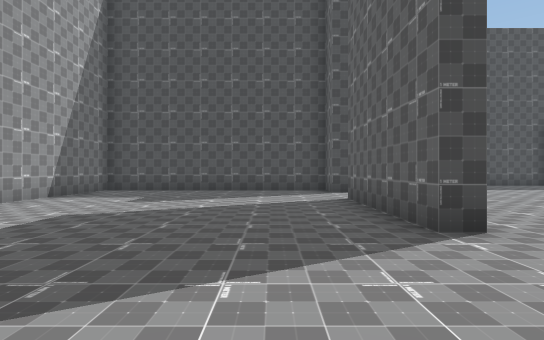
[1] (above)

16 first-person views from a walk through a Unity game level. The camera is 1.3 m above the floor, looks level and sees 80° across. The floor is counted in squares, 2 m on a side. Each view is taken from the middle of a square. On the plan, view 1 faces up. The plan holds only what a view shows up to about 10 squares ahead; the rest is blank. The place goes on beyond the plan. The player character is not drawn.

[2]
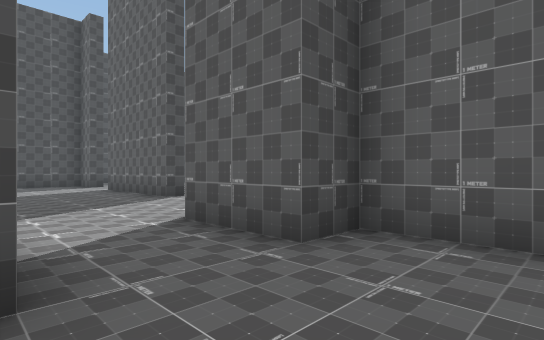

[3]
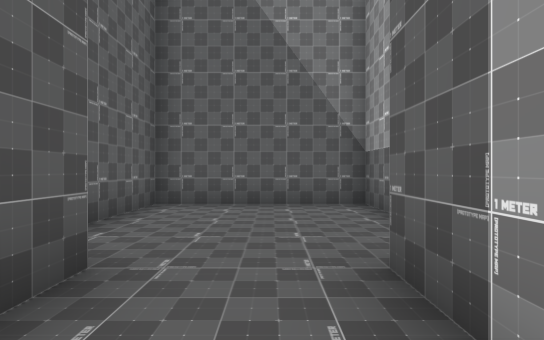

[4]
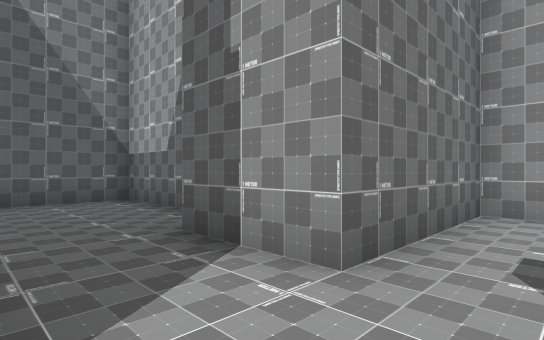

[5]
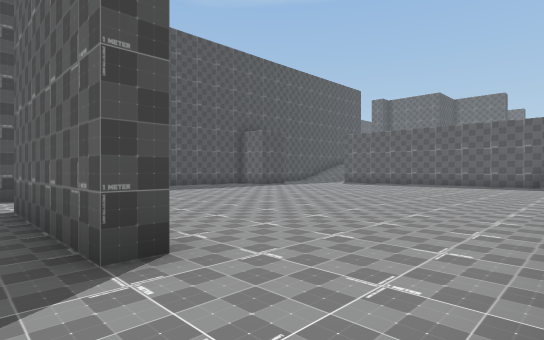

[6]
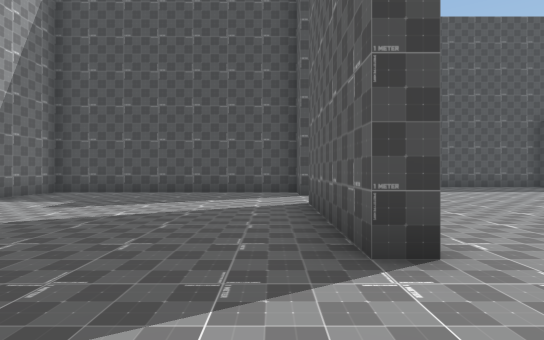

[7]
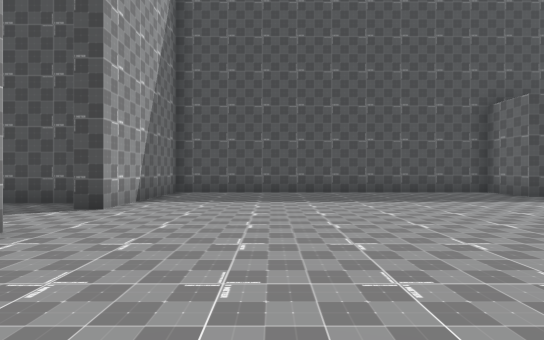

[8]
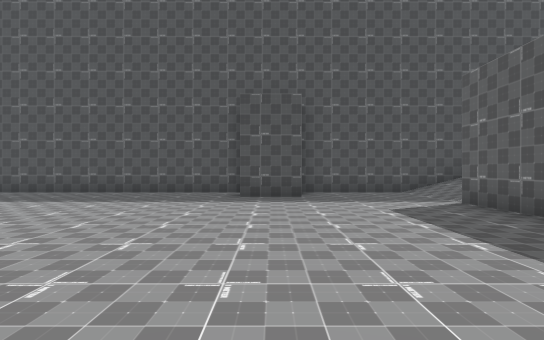

[9]
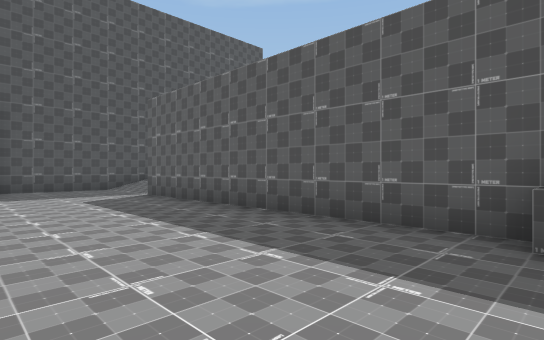

[10]
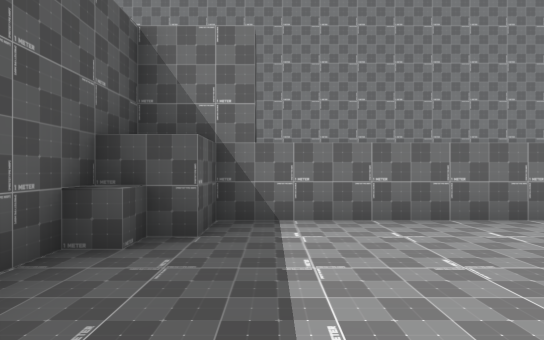

[11]
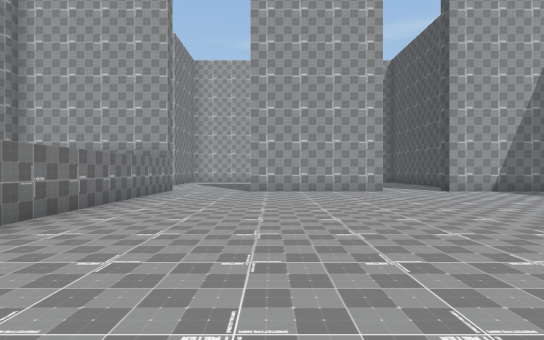

[12]
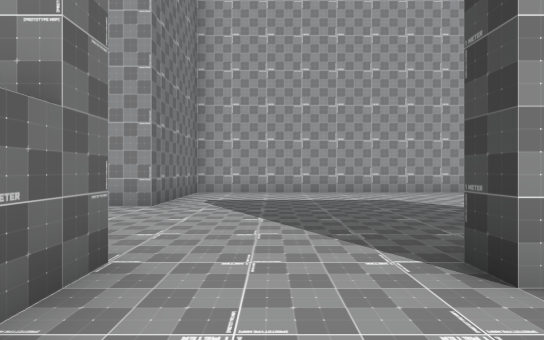

[13]
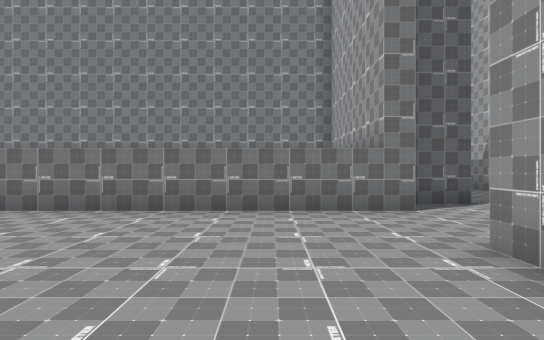

[14]
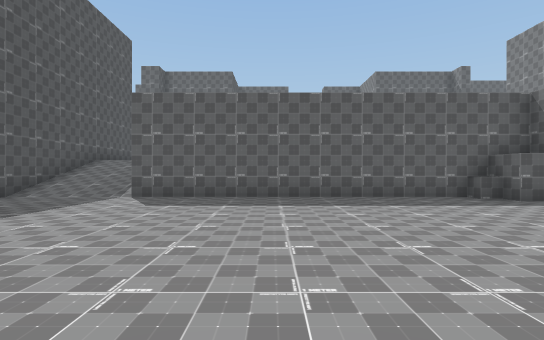

[15]
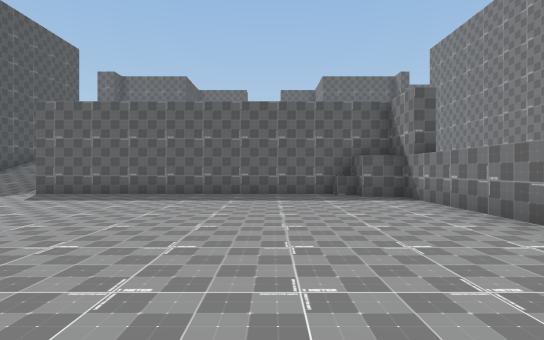

[16]
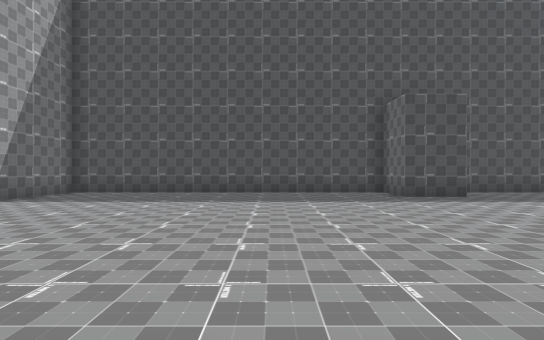

### Floor plan
Key: @ floor where view 1 was taken; # wall or solid block; . floor; / step, stairs or slope; v drop or lower ground.
Columns run from 6 left of view 1 to 18 right of it. Each row starts with its distance up from view 1.
 14         #################
 13         #.........#...///
 12         #.........#...///
 11 #########.............///
 10 #.......#.............#
  9 #.....................#
  8 #.....................#
  7 #.......#.............#
  6 #.......#.............#
  5 #.......#.............#
  4 #.......#.............#
  3 #.....................#
  2 #....................##
  1 #........v...........##
  0 #####.@##
 -1     #..##
 -2     #..##
 -3     ....#
 -4    #....################
 -5    #....#
 -6    ######

Where each view was taken, in squares from view 1:
view 1: 0 up, 0 right, facing up
view 2: 4 down, 2 left, facing up-right
view 3: 0 up, 1 left, facing down
view 4: 1 up, 0 right, facing down-left
view 5: 1 up, 1 right, facing up-right
view 6: 1 up, 1 right, facing up
view 7: 4 up, 5 right, facing up
view 8: 4 up, 12 right, facing up
view 9: 2 up, 12 right, facing up-right
view 10: 5 up, 14 right, facing down
view 11: 4 up, 12 right, facing left
view 12: 2 up, 4 right, facing left
view 13: 6 up, 4 right, facing down
view 14: 7 up, 8 right, facing right
view 15: 4 up, 7 right, facing right
view 16: 4 up, 8 right, facing up
